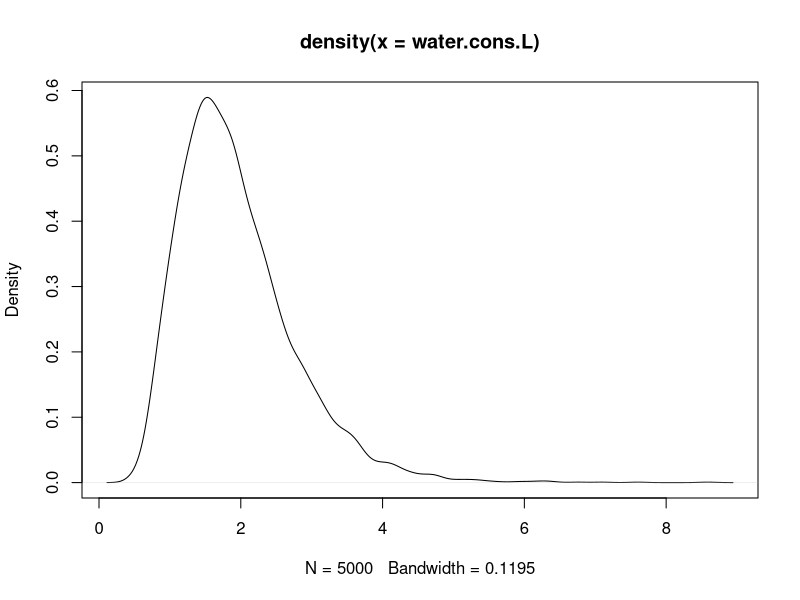
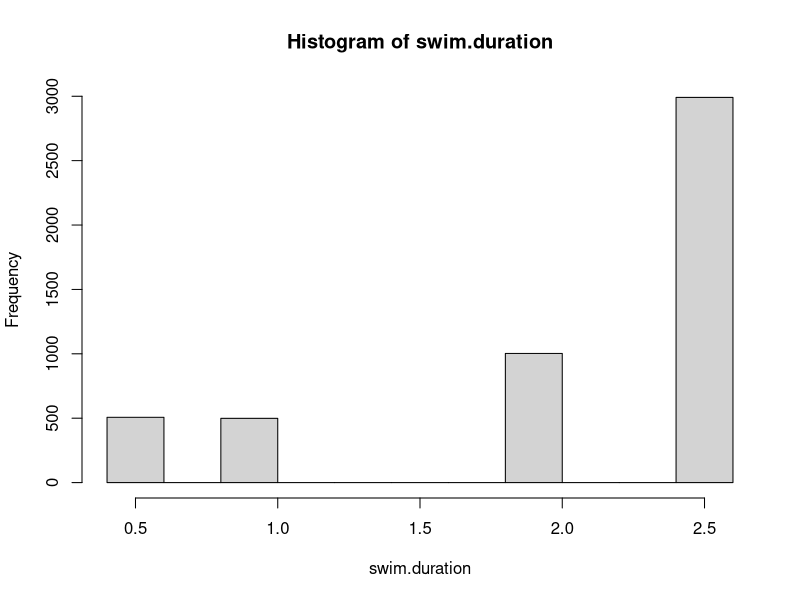
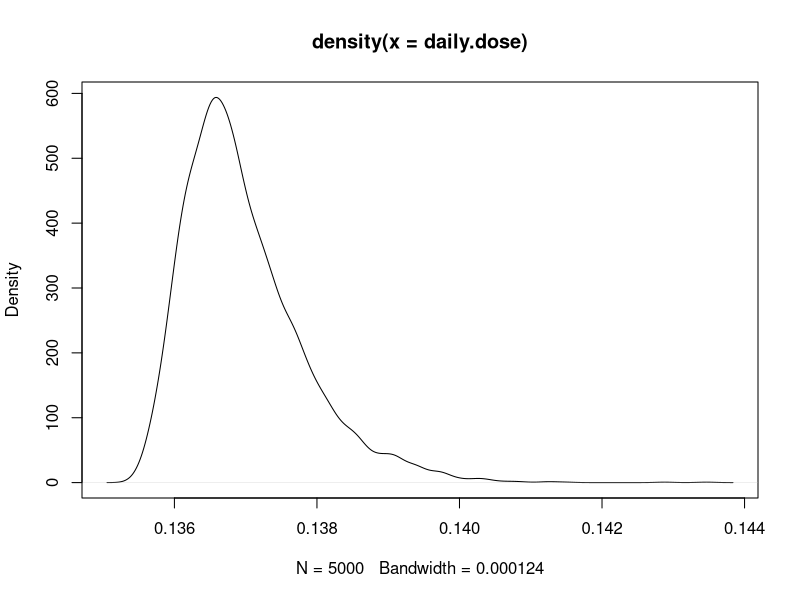

Reproduce these figures in R, in order.
## ---- chunk 1
# A probabilistic solution in R for the daily microbial exposure from drinking
# water consumption, swimming in surface water, and shellfish consumption for 
# Example 6.18 from Quantitative Microbial Risk Assessment, 2nd Edition by 
# Charles N. Haas, Joan B. Rose, and Charles P. Gerba. (Wiley, 2014).

# Copyright (c) Jane Pouzou
# License: CC BY-SA 4.0 - https://creativecommons.org/licenses/by-sa/4.0/

# Generate 5000 random values from a log-normal distribution to estimate 
# exposure from consumption of drinking water (ml/day). Divide by 1000 mL/L 
# to get consumption in liters/day.  Values for meanlog and sdlog are from the 
# QMRA textbook (Haas, 2014), page 216, Table 6.30.
water.cons.L <- rlnorm(5000, meanlog = 7.49, sdlog = 0.407) / 1000

# Plot the kernal density curve of the generated values just as a check.
plot(density(water.cons.L))

# Sample 5000 times from a discrete distribution of exposure from swimming in 
# surface water with assigned probabilities of each outcome.
swim.duration <- sample(x = c(0.5, 1, 2, 2.6), 5000, replace = TRUE, 
                        prob = c(0.1, 0.1, 0.2, 0.6))

# Create a simple histogram of our distribution as a check.
hist(swim.duration)

# Define additional variables provided in the example for three exposure types.
#
# Shellfish consumption
shell.viral.load <- 1
shell.cons <- 9e-4 * 150  # 9e-4 Person-Days per year * 150 g per occurrence
# Drinking water consumption
dw.viral.load <- 0.001
# Surface water consumption while swimming
sw.viral.load <- 0.01
sw.daily.IR <- 50         # Ingestion rate in mL of surface water
sw.frequency <- 7         # Exposure frequency of 7 swims per year

# Define a function to calculate microbial exposure risk.
Risk.fcn <- function(shell.vl, shell.cons, water.cons.L, dw.vl, sw.vl, 
                     sw.daily.IR, sw.duration, sw.frequency) {
    ((shell.vl * shell.cons) + (water.cons.L * dw.vl) + 
         ((sw.vl * (sw.daily.IR * sw.duration * sw.frequency)) / 365 / 1000))
}

# Define an empty risk matrix to store simulation results.
Risk.mat <- matrix(as.numeric(NA), nrow = 5000, ncol = 5000)

# Run the simulation.
set.seed(1)
for (j in 1:5000) {
    water.cons.L <- rlnorm(n = 5000, meanlog = 7.49, sdlog = 0.407) / 1000
    swim.duration <- sample(x = c(0.5, 1, 2, 2.6), size = 5000,
                            replace = TRUE, prob = c(0.1, 0.1, 0.2, 0.6))
    
    Risk.mat[,j] <- Risk.fcn(water.cons.L = water.cons.L, 
                             sw.duration = swim.duration, 
                             shell.vl = shell.viral.load[j], 
                             dw.vl = dw.viral.load[j], 
                             shell.cons = shell.cons[j], 
                             sw.vl = sw.viral.load[j], 
                             sw.daily.IR = sw.daily.IR[j], 
                             sw.frequency = sw.frequency[j])
    daily.dose <- Risk.mat[,1]
}

# Plot the results of the simulation.
plot(density(daily.dose))
